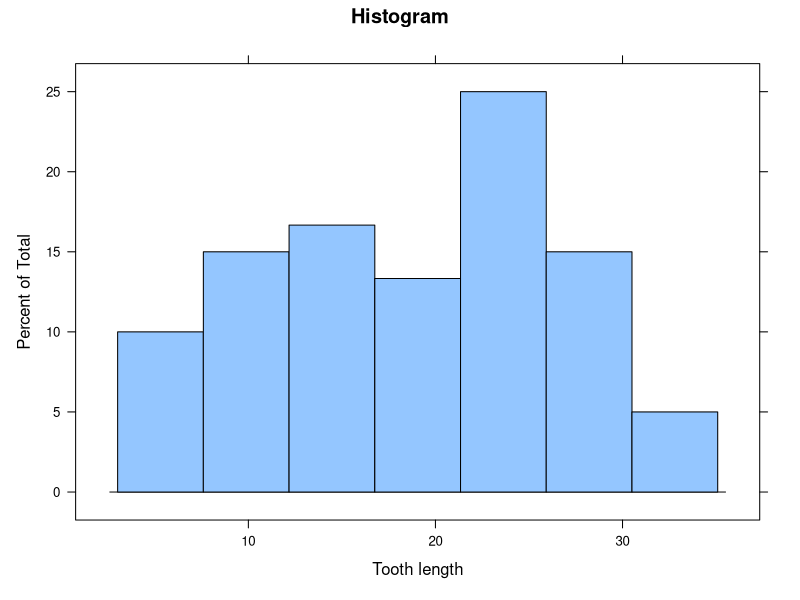
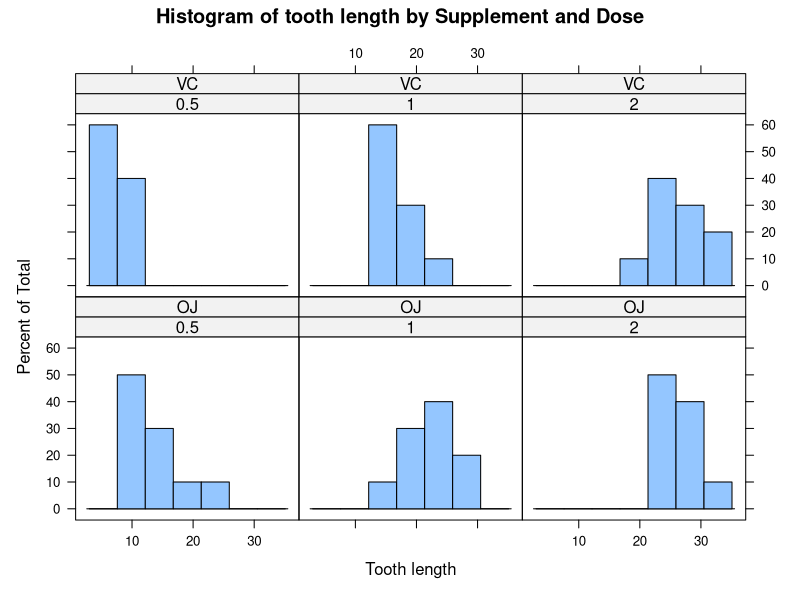
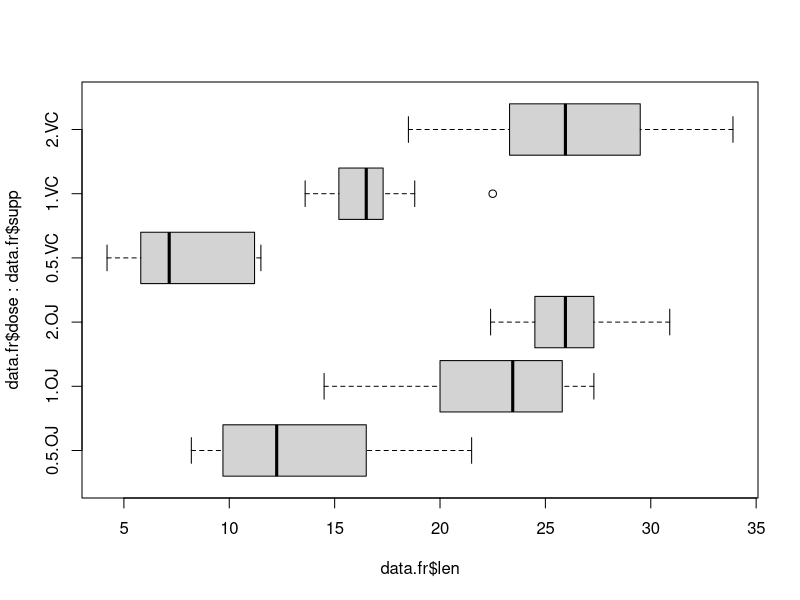

R code for these plots, in order:
## ---- chunk 1
library(datasets)
library(lattice)

data.fr <- ToothGrowth

# Basic information on dimension of the data frame and the variables
dim(data.fr)
str(data.fr)

# including summary
summary(data.fr)

# mean by dose and supplement
mag <- aggregate(len ~ ., data = data.fr, mean)
xtabs(len ~ ., data = mag)

# var by dose and supplement
vag <- aggregate(len ~ ., data = data.fr, var)
xtabs(len ~ ., data = vag)

# histogram of tooth growth
histogram( ~ data.fr$len, data = data.fr,
           main = "Histogram", xlab = "Tooth length")

# histogram per dose and type of supplement
data.fr$dose <- as.factor(data.fr$dose)
histogram( ~ data.fr$len | data.fr$dose+data.fr$supp, data = data.fr,
           main = "Histogram of tooth length by Supplement and Dose",
           xlab = "Tooth length")

# and boxplot per dose and type of supplement
boxplot(data.fr$len ~ data.fr$dose + data.fr$supp, horizontal = TRUE)

## ---- chunk 2

# Independent groups T-test with unequal variance
# for assessing differences from supplement
t.test(data.fr$len~data.fr$supp, var.equal = FALSE)

# For assessing differences from dose, an ANOVA model would be better,
# however we are instructed to use T-tests:

# 0.5 vs rest
data.fr$d05 <- 0
data.fr$d05[which(data.fr$dose == "0.5")] <- 1
aggregate(len ~ d05, data = data.fr, var)
t.test(data.fr$len~data.fr$d05, var.equal = FALSE)

# 1.0 vs rest
data.fr$d10 <- 0
data.fr$d10[which(data.fr$dose == "1")] <- 1
aggregate(len ~ d10, data = data.fr, var)
t.test(data.fr$len~data.fr$d10, var.equal = FALSE)

# 2.0 vs rest
data.fr$d20 <- 0
data.fr$d20[which(data.fr$dose == "2")] <- 1
aggregate(len ~ d20, data = data.fr, var)
t.test(data.fr$len~data.fr$d20, var.equal = FALSE)

